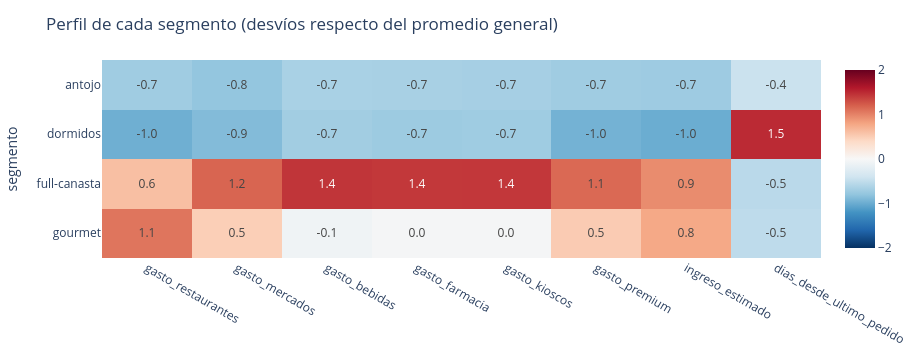

Here is the notebook cell this chart was saved with:
### Markdown cell above
## 5 · Evaluación — ponerle cara a los grupos

**Qué buscar:** quién es cada grupo y un nombre que se entienda solo.  
**Por qué:** un cluster sin nombre no le sirve a Growth.  
**Qué encontramos:** cuatro perfiles. El que importa son **los dormidos** — bajo gasto y ~78 días sin pedir.

### Code cell
d['cluster']=KMeans(n_clusters=4,random_state=42,n_init=10).fit_predict(X)
nombres={0:'full-canasta',1:'antojo',2:'dormidos',3:'gourmet'}
d['segmento']=d['cluster'].map(nombres)
perfil=d.groupby('segmento')[features].mean(); pn=(perfil-perfil.mean())/perfil.std()
fig=px.imshow(pn,text_auto='.1f',color_continuous_scale='RdBu_r',zmin=-2,zmax=2,aspect='auto',
    title='Perfil de cada segmento (desvíos respecto del promedio general)')
fijar(fig,360); fig.show()

### Figure 1 — Plotly figure (JSON) as saved in the notebook; plotly's stock layout.template omitted (floating-point values rounded to 4 significant figures)
{"data": [{"coloraxis": "coloraxis", "hovertemplate": "x: %{x}<br>segmento: %{y}<br>color: %{z}<extra></extra>", "name": "0", "texttemplate": "%{z:.1f}", "type": "heatmap", "x": ["gasto_restaurantes", "gasto_mercados", "gasto_bebidas", "gasto_farmacia", "gasto_kioscos", "gasto_premium", "ingreso_estimado", "dias_desde_ultimo_pedido"], "xaxis": "x", "y": ["antojo", "dormidos", "full-canasta", "gourmet"], "yaxis": "y", "z": [[-0.7129, -0.7865, -0.6517, -0.6599, -0.672, -0.7119, -0.7216, -0.4353], [-0.9767, -0.8764, -0.7003, -0.7309, -0.7172, -0.9532, -0.995, 1.498], [0.61, 1.171, 1.441, 1.424, 1.426, 1.147, 0.9478, -0.5438], [1.08, 0.4918, -0.08919, -0.03372, -0.03653, 0.5177, 0.7687, -0.5192]]}], "layout": {"autosize": false, "coloraxis": {"autocolorscale": false, "cmax": 2, "cmin": -2, "colorscale": [[0.0, "rgb(5,48,97)"], [0.1, "rgb(33,102,172)"], [0.2, "rgb(67,147,195)"], [0.3, "rgb(146,197,222)"], [0.4, "rgb(209,229,240)"], [0.5, "rgb(247,247,247)"], [0.6, "rgb(253,219,199)"], [0.7, "rgb(244,165,130)"], [0.8, "rgb(214,96,77)"], [0.9, "rgb(178,24,43)"], [1.0, "rgb(103,0,31)"]]}, "height": 360, "margin": {"b": 40, "l": 60, "r": 30, "t": 60}, "title": {"text": "Perfil de cada segmento (desvíos respecto del promedio general)"}, "width": 920, "xaxis": {"anchor": "y", "domain": [0.0, 1.0]}, "yaxis": {"anchor": "x", "autorange": "reversed", "domain": [0.0, 1.0], "title": {"text": "segmento"}}}}
